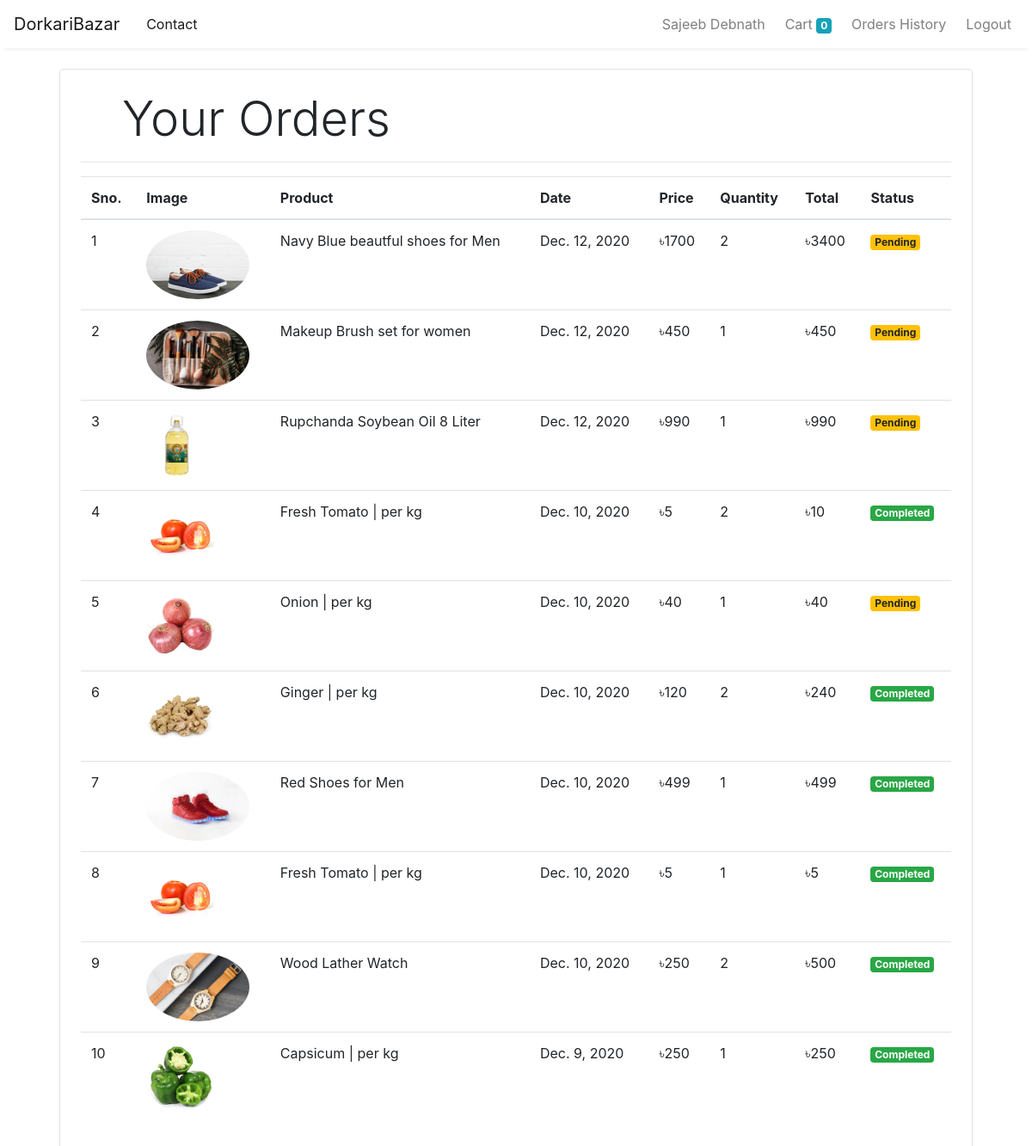
/orders (signed in), run on the app's committed database.
### store/models/customer.py (models this page shows, shortened)
class customer(models.Model):
    full_name = models.CharField(max_length=100)
    address = models.CharField(max_length=200)
    phone = models.CharField(max_length=15)
    email = models.EmailField()
    password = models.CharField(max_length=300)
    @staticmethod
    def get_customer_byID(customer_id):
        return customer.objects.filter(id=customer_id)

### store/models/orders.py (models this page shows, shortened)
class Order(models.Model):
    product = models.ForeignKey(Product,on_delete=models.CASCADE)
    customer = models.ForeignKey(customer, on_delete=models.CASCADE)
    quantity = models.IntegerField(default=1)
    price = models.IntegerField()
    address = models.CharField(max_length=200, default='', blank=True)
    phone = models.CharField(max_length=20, default="", blank=True)
    date = models.DateField(default=datetime.datetime.today())
    status = models.BooleanField(default=False)
    @staticmethod
    def get_orders_byID(customer_id):
        return Order.objects.filter(customer=customer_id).order_by('-date')

### store/models/product.py (models this page shows, shortened)
class Product(models.Model):
    name = models.CharField(max_length=100)
    category = models.ForeignKey(Category, on_delete=models.CASCADE, default=1, null=True, blank=True)
    price = models.IntegerField(default=0)
    description = models.CharField(max_length=300, default=' ')
    image = models.ImageField(upload_to='upload/products/')

### store/middlewares/auth.py (the view)
    def middleware(request):
        return_url = request.META['PATH_INFO']
        if not request.session.get('customer'):
           return redirect(f'login?return_url={return_url}')
        response = get_response(request)
        return response

### store/templatetags/custom_filter.py (called while the page is built)
@register.filter(name='currency')
def currency(number):
  return "৳" + str(number)

@register.filter(name='multipy')
def multipy(number,number2):
  return number * number2

### store/views/orders.py (called while the page is built)
    def get(self,request):
        customers = request.session.get('customer')
        orders = Order.get_orders_byID(customers)
        customer_id = request.session.get('customer')
        customers = customer.get_customer_byID(customer_id)
        data = {}
        data['username'] = customers
        data['orders'] = orders
        return render(request, 'orders.html',data)

### store/templates/orders.html
{% extends 'base.html' %}
{% block content %}
{% load custom_filter %}
<div class="container">
   <div class="border rounded p-4 m-4">
        <p class="display-4 pl-4 ml-4">Your Orders</p>
        <hr>
        <table class="table">
            <thead>
                <tr>
                    <th>Sno.</th>
                    <th>Image</th>
                    <th>Product</th>
                    <th>Date</th>
                    <th>Price</th>
                    <th>Quantity</th>
                    <th>Total</th>
                    <th>Status</th>
                </tr>
            </thead>
            <tbody>
                {% for order in orders %}
                <tr>
                    <td>{{forloop.counter}}</td>
                    <td><img style="height: 80px;" class="rounded-circle" src="{{order.product.image.url}}" alt=""></td>
                    <td>{{order.product.name}}</td>
                    <td>{{order.date}}</td>
                    <td>{{order.price|currency}}</td>
                    <td>{{order.quantity}}</td>
                    <td>{{order.quantity|multipy:order.price|currency}}</td>
                    {% if order.status %}
                    <td><small class="badge badge-success">Completed</small></td>
                    {% else %}
                    <td><small class="badge badge-warning">Pending</small></td>
                    {% endif %}
                </tr>
                {% endfor %}
            </tbody>
        </table>
   </div>
</div>
{% endblock %}

### store/templates/base.html (shortened to what this page needs)
<!doctype html>
<html lang="en">
<head>
  <link rel="stylesheet" href="https://maxcdn.bootstrapcdn.com/bootstrap/4.0.0/css/bootstrap.min.css"
>
  <link rel="stylesheet" href="assets/css/style.css">
</head>
<body>
  <nav class="one-edge-shadow
  sticky-top navbar
  navbar-expand-lg
   navbar-light bg-white">
    <a class="navbar-brand" href="/">DorkariBazar</a>
    <div class="collapse navbar-collapse" id="navbarSupportedContent">
      <ul class="navbar-nav mr-auto">
        <li class="nav-item active">
          <a class="nav-link" href="/store">Contact <span class="sr-only">(current)</span></a>
        </li>
      </ul>
      <ul class="navbar-nav main my-2 my-lg-0">
        <li class="nav-item ">
          {% for user in username%}
          <a class="nav-link" href="/customer">{{ user.full_name }}<span class="sr-only">(current)</span></a>
          {% endfor %}
        </li>
        <li class="nav-item ">
          <a class="nav-link" href="/cart">Cart
            <span class="badge badge-info">{{request.session.cart.keys|length}}</span>
            <span class="sr-only">(current)</span></a>
        </li>
        {% if request.session.customer %}
        <li class="nav-item ">
          <a class="nav-link" href="/orders">Orders History<span class="sr-only">(current)</span></a>
        </li>
        <li class="nav-item ">
          <a class="nav-link" href="/logout">Logout<span class="sr-only">(current)</span></a>
        </li>
        {% endif %}
      </ul>
    </div>
  </nav>
    {% block content %}{% endblock %}
</body>
</html>

### store/templates/base.html (style rules this page uses)
nav { background-color: white; }
.one-edge-shadow { box-shadow: 0 8px 2px -5px rgb(246, 245, 245); }
li.nav-item { margin-left: 7px; }

### data on the page
customer: full_name "Sajeeb Debnath"
Order: product.image (picture), product.name "Navy Blue beautful shoes for Men", date "Dec. 12, 2020", price "৳1700", quantity "2", quantity|multipy "৳3400", status "Pending"
Order: product.image (picture), product.name "Makeup Brush set for women", date "Dec. 12, 2020", price "৳450", quantity "1", quantity|multipy "৳450", status "Pending"
Order: product.image (picture), product.name "Rupchanda Soybean Oil 8 Liter", date "Dec. 12, 2020", price "৳990", quantity "1", quantity|multipy "৳990", status "Pending"
Order: product.image (picture), product.name "Fresh Tomato | per kg", date "Dec. 10, 2020", price "৳5", quantity "2", quantity|multipy "৳10", status "Completed"
Order: product.image (picture), product.name "Onion | per kg", date "Dec. 10, 2020", price "৳40", quantity "1", quantity|multipy "৳40", status "Pending"
Order: product.image (picture), product.name "Ginger | per kg", date "Dec. 10, 2020", price "৳120", quantity "2", quantity|multipy "৳240", status "Completed"
Order: product.image (picture), product.name "Red Shoes for Men", date "Dec. 10, 2020", price "৳499", quantity "1", quantity|multipy "৳499", status "Completed"
Order: product.image (picture), product.name "Fresh Tomato | per kg", date "Dec. 10, 2020", price "৳5", quantity "1", quantity|multipy "৳5", status "Completed"
Order: product.image (picture), product.name "Wood Lather Watch", date "Dec. 10, 2020", price "৳250", quantity "2", quantity|multipy "৳500", status "Completed"
Order: product.image (picture), product.name "Capsicum | per kg", date "Dec. 9, 2020", price "৳250", quantity "1", quantity|multipy "৳250", status "Completed"

### other printed values
{{ request.session.cart.keys|length }} "0"
